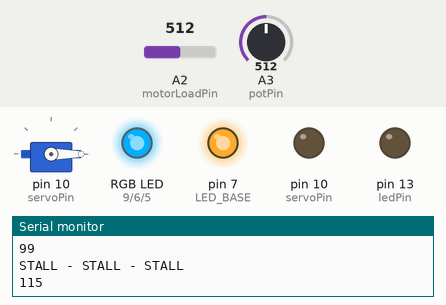
Bench run of a sketch on a simulated Arduino Uno, built with avr-gcc and run on an emulated ATmega328P. Shown: servo, an RGB LED mixed from three pins (HIGH = lit), output pins drawn as LEDs (lit = HIGH), the last lines printed to the serial monitor. The test bench sets the inputs (shaded band); at power-on: A2 (motorLoadPin) = 512, A3 (potPin) = 512.

Above: at 10.5 s.
10.6 s: A2 (motorLoadPin) set to 32
At 12.4 s:
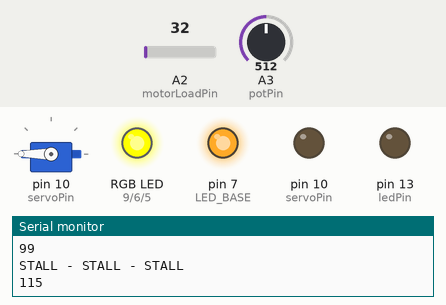
13.1 s: A2 (motorLoadPin) set to 25
At 15.5 s:
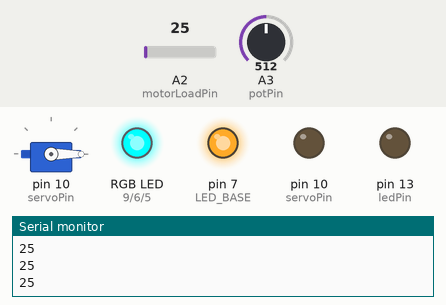
Timing chart, 0 to 17.0 s (numbered marks = the images above; inputs shaded):
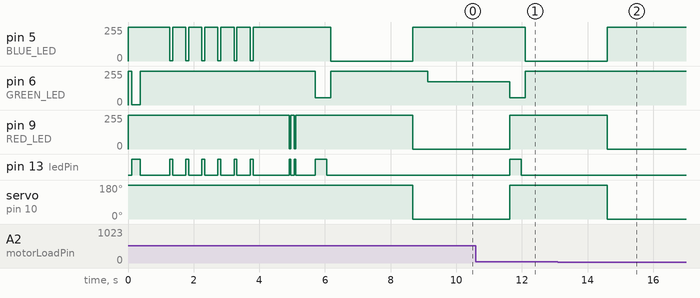

The sketch:

LeadScrewGlider_3_4.ino
```cpp
/*

 seaGlide with stall detection

 Michael Britt-Crane NSWCCD code 5600
 2013.03.17

 put description here etc.

 features to add:
 0. Get rid of Servo.h drive servo with my own method(s). More flexability, cleaner.
 5. Clean some stuff up. Clean up check stall, strip out commented code etc. Could eliminate some global variables: stallValue, pot controlled var.
 6. Further generalize and consolodate methods: dive & rise, readPot.
 7. Fully impliment IR reciever so that you can control the glider with an IR remote control.
 8. EVEN MORE COMMENTS!

 DONE, actually replaced by an RGB LED  1. blinking during "pause"
 once a sec until last ~sec then every 300 til 300 left then solid for 200 off for 100
 REPLACED BY RGB LED 4. use "millis()" for blinking on dive instead of "delay()"
 DONE, this actually replaced limmit switches 2. add crash / stall protection:
 *revise*    - check limit switch state at startup, drive away, re-check, drive away, re-check. if still on error loop
 - current monitor: read voltage across v-small resistor in series with motor to detect stall
 use in conjunction with limit spring(s) instead of limit switches
 CAN'T BE DONE, NO POT IN SERVO 3. Feedback from servo pot, use it as an encoder

*/

// libraries:
  #include <Servo.h>
  //#include <IRremote.h>           // not in use. used to read codes from IR reciever which recieves signals from an IR TV remote

// object declarations
  Servo myservo;                    // create servo object to control the continuous rotation servo that drives the lead-screw

// Constants:
  // Pins
    const byte servoPin = 10;         // digital pin 10
    const byte potPin = A3;           // analog pin 3 (d17) center pin on pot, acting as variable volgage devider
    const byte motorLoadPin = A2;     // analog pin 2 (d16)
    const byte ledPin = 13;           // this is attached to an LED on the arduino board, used for debug
    //old pin definitions
    //const byte servoPin = 17;         // analog pin 3 (d17)
    //const byte potPin = A1;           // analog pin 1 (d15) center pin on pot, acting as variable volgage devider
    //const byte motorLoadPin = A2;     // analog pin 2 (d16)
    //const byte diveStopPin = 11;    // not in use. Could be used for dive-end end stop
    //const byte riseStopPin = 12;    // not in use. Could be used for rise-end end stop
    //const byte STAY_ON_PIN =8;      // not in use. Could be used for a latching remote shutoff circuit
  // RGB LED pins
    const byte RED_LED = 9;
    const byte GREEN_LED = 6;
    const byte BLUE_LED = 5;
    const byte LED_BASE = 7;          // this is the comon pin to the 3 LEDs for this LED it is a common anode
  // Other Constants
    int stallThreshold = 29;  // <<<<<---------------- set the stall sensitivity
    int motorStartTime = 350;         // runs motor for short time before stall detection starts. Avoids detecting startup current surge as stall. Bypasses stickton
    int pauseTime = 2500;             // 2.5 sec
    //int minPause =  1000;           // not in use. This is for if the pause time were controlled by the pot
    //int maxPause = 15000;           // not in use. ""
    int minDiveTime =  9000;          // 700 is a good min ~20cc on 1/4-10 lag bolt 6v
                                      // 800 is a good min ~20cc on 5/16-18 7v
    int maxDiveTime = 22000;          // 1500 is a good max ~40cc on 1/4-10 lag bolt 6v
                                      // 1600 is a good max ~42cc on 5/16-18 7v
                              // 11 sec = ~ 30ML on 4AAA W/ 1/4-10 Lag bolt
                              // 13 sec = ~ 35ML at 7.5v W/ 5/16-18 machine screw
                              // 11 sec = ~ 30ML at 6v W/ 300 rpm servo driving 1/4-20 screw

    byte servoDiveCommand = 0;        // this is the angle value that the dive method sends to the servo
    byte servoRiseCommand = 180;      // this is the angle value that the rise method sends to the servo

// Global Variables
//  long diveDriveTime  = 16000;    //  <<<<<----------------------- set dive drive time. NOT IN USE V-see below-V
  long diveDriveTime;               // This value is determined by the position of the pot and the min & maxDiveTime vars. it is assigned in the readPot mthod
  int potValue = 0;                 // 10-bit analog reading of voltage on pot pin (0-1023)
  int stallValue = 0;               // the variable that stores the read stall value
  long previousMillis = 0;          // this variable is used for the diveDriveTime timer


// -------------------------- setup ---------------------------
void setup() {
  Serial.begin(9600);                 // start the serial port
//setup input and output pins
  pinMode(potPin, INPUT);             // set pot pin used to adjust diveDriveTime
  pinMode(motorLoadPin, INPUT);       // set the stall detection pin as analog input
  pinMode(ledPin, OUTPUT);            // the LED on the arduino board used for debuting
  pinMode(servoPin, OUTPUT);
  pinMode(RED_LED, OUTPUT);           // RGB LED setup
  pinMode(GREEN_LED, OUTPUT);
  pinMode(BLUE_LED, OUTPUT);
  pinMode(LED_BASE, OUTPUT);
//initialize RGB LED
  ledRGB_Write(0, 0, 0);              // set the R, G, & B LEDs to OFF
  digitalWrite(LED_BASE, HIGH);       // this is the comon pin to the 3 LEDs for this LED it is a common anode, providing +5v to all 3 LEDs
//read and display pot value
  displayPot();                       // Reads the pot and blinks the RGB LED to indicate diveDriveTime setting. Blinks secconds followed by 10ths
  delay(500);                         // wait 0.5 sec
}


// --------------------------- main ---------------------------
void loop(){
  ledRGB_Write(0, 200, 0);     // set LED to GREEN to indicate that the glider is rising
  rise();                      // Rise, Run the "rise" method
  readPot();
  ledRGB_Write(0, 0, 255);     // set LED to BLUE to indicate that the glider is coasting in a rise
  //Serial.println("120");     // NOT IN USE, a debugg marker for data analysis
  delay(pauseTime);            // pause for pauseTime, coast

  ledRGB_Write(255, 0, 0);     // set LED to RED to indicate that the glider is diving
  dive();                      // DIVE! DIVE! DIIVE!!  (run the "dive" method)
  readPot();
  //Serial.println("120");     // NOT IN USE, a debugg marker for data analysis
  ledRGB_Write(255, 80, 0);    // set LED to ORANGE to indicate that the glider is coasting in a dive
  delay(pauseTime);            // pause for pauseTime, coast

  //delay(3000);               // NOT IN USE, used for remote shut down testing
  //digitalWrite(STAY_ON_PIN, LOW); // NOT IN USE, used for remote shut down testing
}


// -------------------------- methods -------------------------

void dive(){
  checkStall();
  myservo.attach(servoPin);                     // attaches the servo on servoPin to the servo object
  myservo.write(servoDiveCommand);              // drive servo clockwise, pull weight forward (pull counterweight & plunger towards servo)
  delay(motorStartTime);
  while (!(stallValue >= stallThreshold) /*&& digitalRead(diveStopPin) == HIGH*/){     // drive servo until riseStop switch is hit
    checkStall();
    //digitalWrite(ledPin, HIGH);               // NOT IN USE flash led fast while driving servo (50ms period)
    //delay(15);
    //digitalWrite(ledPin, LOW);
    //delay(35);
    //checkIR();                                // IR Receiver not in use
    //if (pause == true){
    //  pauseMethod();
    //}
  }
  myservo.detach();                             // detaches the servo on servoPin from the servo object
}

void rise(){
  checkStall();
  myservo.attach(servoPin);                     // attaches the servo on servoPin to the servo object
  myservo.write(servoRiseCommand);              // drive servo counter-clockwise, pull weight aft (push counterweight & plunger away from servo)
  digitalWrite(ledPin, HIGH);                   // turn on the Arduino's onboard LED
  unsigned long currentMillis = millis();       // declare currentMilis variable this will be used for the diveDriveTime timer
  previousMillis = currentMillis;               // start the diveDriveTime timer
  delay(motorStartTime);                        // ignore startup current spike
  while (!(stallValue >= stallThreshold) && (currentMillis - previousMillis < diveDriveTime) /*&& digitalRead(riseStopPin) == HIGH*/){     // drive servo until riseStop switch is hit
    checkStall();
    currentMillis = millis();                   // update the diveDriveTime timer
    //checkIR();                                // IR Receiver not in use
    //if (pause == true){
    // pauseMethod();
    //}
  }
  myservo.detach();                             // detaches the servo on servoPin from the servo object
  digitalWrite(ledPin, LOW);                    // turn LED off
}

boolean checkStall(){                           // returns true if stall is detected, also updates global stallValue variable
  stallValue = analogRead(motorLoadPin);
  //Serial.print("Motor Load = ");
  //if (stallValue > 0 ){
  Serial.println(stallValue);
  //}
  //Serial.print(" DivePin = ");
  //Serial.println(digitalRead(diveStopPin));
  if (stallValue >= stallThreshold){
    stallValue = analogRead(motorLoadPin);
    Serial.println("99");
    if (stallValue >= stallThreshold){
      //stallValue = analogRead(motorLoadPin);
      //if (stallValue >= stallThreshold){
      stallValue = analogRead(motorLoadPin);
      Serial.println("STALL - STALL - STALL");
      Serial.println("115");
      return true;
      //}
    }
  }
  else{
    return false;
  }
}

void ledRGB_Write(int R, int G, int B){
  analogWrite(RED_LED, 255-R);                  // These are backwards because you write low values to turn these LEDs on
  analogWrite(GREEN_LED, 255-G);                // This method reverses the counterintuitive nature of the LEDs
  analogWrite(BLUE_LED, 255-B);                 // If using common cathode rather than common anode LEDs remove the "255-"es
}

int readPot(){                                  // this method reads a potentiometer to determine the pause time
  byte samples = 10;
  int potValues = 0;
  for(int i=0; i<=samples; i++){                // sum a number of readings with 10ms inbetween them
    potValues += analogRead(potPin);            // reads the value of the potentiometer (value between 0 and 1023)
    delay(10);
  }
  potValue = potValues / samples;               // take the average value
  //pauseTime = map(potValue, 0, 1023, minPause, maxPause);     // scale the value to the pause range defined by minPause & maxPause
  diveDriveTime = map(potValue, 0, 1023, minDiveTime, maxDiveTime); // scale the value to the diveDriveTime range defined by minDriveTime & maxDriveTime
  return potValue;
}

void printPot(){
  Serial.println();
  Serial.print("analog reading is: ");
  Serial.println(potValue, DEC);                // print the potValue to the console
  Serial.print("the pause time is: ");
  Serial.print(diveDriveTime/1000, DEC);        // print the pauseTime to the console (secconds)
  Serial.print(".");
  Serial.print(diveDriveTime%1000/100, DEC);    // print the pauseTime to the console (tenths)
  Serial.print(diveDriveTime%1000%100/10, DEC); // print the pauseTime to the console (hundredths)
  Serial.print(" secconds (");
  Serial.print(diveDriveTime, DEC);             // print the pauseTime to the console (in milli-sec.)
  Serial.println(")");
}

void displayPot(){                              // could write "flashLED" method to simplify
  readPot();                                    // read the potentiometer
  printPot();                                   // print the read value to the serial port
//print the 10s
  for (int i=0; i < (diveDriveTime/10000); i++){ // flash 1 l00ng pulse for each 10 seccond of pauseTime
    digitalWrite(ledPin, HIGH);
    ledRGB_Write(0, 254, 0);
    Serial.print((i+1)*10);                     // print flash number to console
    Serial.print(" ");
    delay(250);
    digitalWrite(ledPin, LOW);
    ledRGB_Write(0, 0, 0);
    delay(700);
  }
  delay(200);
  Serial.print(" + ");
//print the 1s
  for (int i=0; i < (diveDriveTime/1000-(diveDriveTime/10000)*10); i++){ // flash 1 long pulse for each seccond of pauseTime
    digitalWrite(ledPin, HIGH);
    ledRGB_Write(0, 0, 254);
    Serial.print(i+1);                          // print flash number to console
    Serial.print(" ");
    delay(90);
    digitalWrite(ledPin, LOW);
    ledRGB_Write(0, 0, 0);
    delay(400);
  }
  Serial.print(" . ");
  delay(700);
//print the 0.1s
  for (int i=40; i < (diveDriveTime%1000); i=i+100){  // flash 1 short pulse for each 1/10 seccond of pauseTime
    digitalWrite(ledPin, HIGH);
    ledRGB_Write(254, 0, 0);
    Serial.print(i/100+1);                      // print flash number to console
    Serial.print(" ");
    delay(50);
    digitalWrite(ledPin, LOW);
    ledRGB_Write(0, 0, 0);
    delay(100);
  }
  Serial.print("... ");
  Serial.println("and GO!");
}

// --------------------- methods below this line are not in use --------------------

boolean checkForPotChange(){                    // This method can be used check whether the pot has moved position.
  int oldPotValue = potValue;                   //   Can be used to display the pot value whenever it is changed or perform whatever other action you like.
  readPot();                                    // read and set the pot value using readPot
  if (potValue/20 != oldPotValue/20){           // check whether new pause time is within 20 of old pause time
    displayPot();
  }
}

void pauseMethod(){
  myservo.detach();
  //while (pause){
  //}
  myservo.attach(servoPin);
  //pause = false;
}

void futurepauseMethod(){
  /*
  myservo.detach();
   exitPause = false;
   while(!exitPause){
   ledRGB_Write(0,40,40);
   if (irrecv.decode(&results)) {
   switch (results.value) {
   case 0xFD807F:                    //play pause
   exitPause = true;
   myservo.attach(servoPin);
   break;
   case 0xFD609F:                    //stopMode
   digitalWrite(RED_LED, LOW);
   myservo.detach();
   irrecv.resume(); // Receive the next value
   //        boolean exit = false;
   //        While(exit == false){
   //          if (irrecv.decode(&results)) {
   //            if (results.value == 0xFD609F){
   //              exit = true;
   //            } else if (results.value == 0xFD807F){
   // not in use digitalWrite(STAY_ON_PIN, LOW);                 // turn off
   //            }
   //          }
   //        }
   break;

   }// end switch(results...
   }// end if(irrecv...
   }// end while(exitPause == false)
   myservo.attach(servoPin);
   pause = false;                               */
}

void testPause(){
  ledRGB_Write(0,90,90);
  myservo.detach();
  delay(500);
  ledRGB_Write(0,0,0);
  delay(200);
  myservo.attach(servoPin);
  //  pause = false;
}

void readIR(){
  /*
  if (irrecv.decode(&results)) {
   pause = !pause;
   }
   delay(20);
   if (irrecv.decode(&results)) {
   pause = true;
   }                                         */
}

void checkIR(){
  /*
  irrecv.resume(); // Receive the next value
   if (irrecv.decode(&results)) {
   switch (results.value) {
   case 0xFD807F:                    //play pause
   digitalWrite(GREEN_LED, LOW);
   myservo.detach();
   irrecv.resume(); // Receive the next value
   exitPause = false;
   while(exitPause == false){
   if (irrecv.decode(&results)) {
   if (results.value == 0xFD807F){
   exitPause = true;
   digitalWrite(GREEN_LED, LOW);
   }
   }
   }
   break;
   case 0xFD609F:                    //stopMode
   digitalWrite(RED_LED, LOW);
   myservo.detach();
   irrecv.resume(); // Receive the next value
   //        boolean exit = false;
   //        While(exit == false){
   //          if (irrecv.decode(&results)) {
   //            if (results.value == 0xFD609F){
   //              exit = true;
   //            } else if (results.value == 0xFD807F){
   // not in use digitalWrite(STAY_ON_PIN, LOW);                 // turn off
   //            }
   //          }
   //        }
   break;
   }
   irrecv.resume(); // Receive the next value
   }                                                              */
}

// I don't think this method is actually useful. But I didn't come to that reaolization until after writing and testing it...
void checkEndstop(int endStop, int servoCommand, int otherEndStop){
  if( !digitalRead(endStop) && digitalRead(otherEndStop) ){
    myservo.attach(servoPin);                   // attaches the servo on servoPin to the servo object
    myservo.write(servoCommand);                // drive servo counter-clockwise, pull weight aft (push counterweight & plunger away from servo)
    delay(1500);
    myservo.detach();              // drive servo counter-clockwise, pull weight aft (push counterweight & plunger away from servo)
    delay(500);
    if( !digitalRead(endStop) && digitalRead(otherEndStop)){
      myservo.attach(servoPin);
      myservo.write(servoCommand);              // drive servo counter-clockwise, pull weight aft (push counterweight & plunger away from servo)
      delay(1500);
      myservo.detach();                         // detaches the servo on servoPin from the servo object
      while( !digitalRead(endStop)){
        Serial.print(" PROBLEM ");
        digitalWrite(ledPin, HIGH);             // flash led fast while driving servo (50ms period)
        delay(1000);
        digitalWrite(ledPin, LOW);
        delay(2000);
      }
    }
    myservo.detach();                           // detaches the servo on servoPin from the servo object
    delay(500);
  }
}
```

Measured:
- the behaviour switches between 29 and 28 on A2 (motorLoadPin) (found by bisection; images 1 and 2)
- after the input at 13.1 s, pin 5 (BLUE_LED): goes on until 14.6 s, then stays 255/255; pin 6 (GREEN_LED): stays 255/255 (without the input it goes to 175/255 after 2.0 s)
